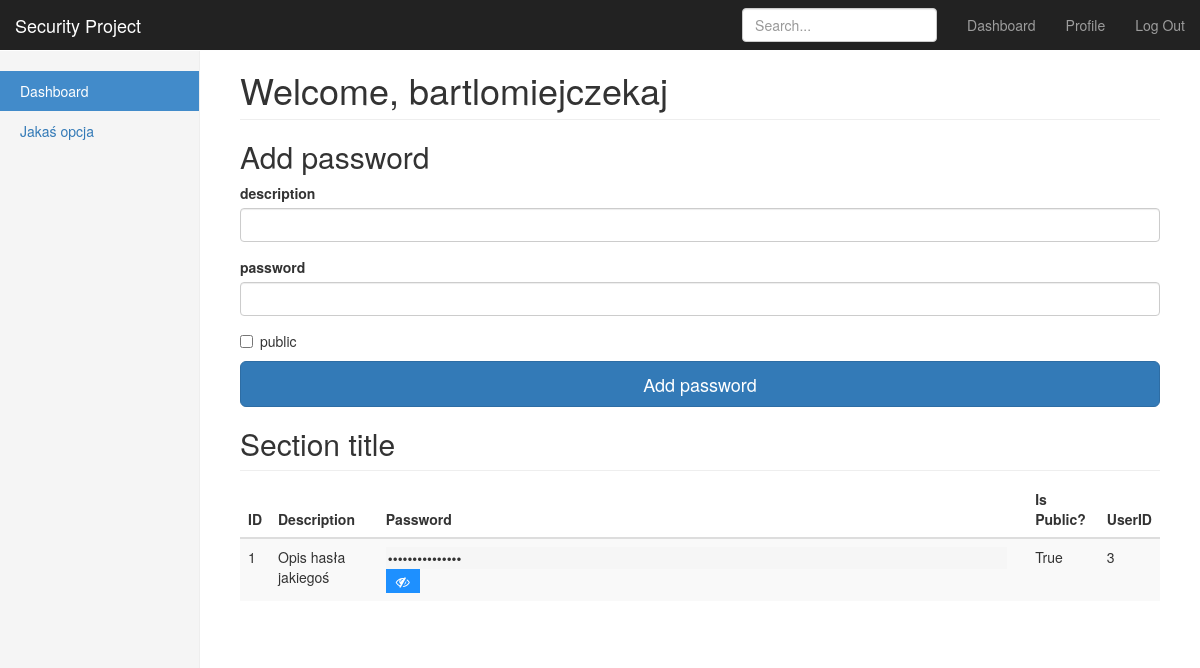
Page /dashboard (signed in) on the earlier database version.
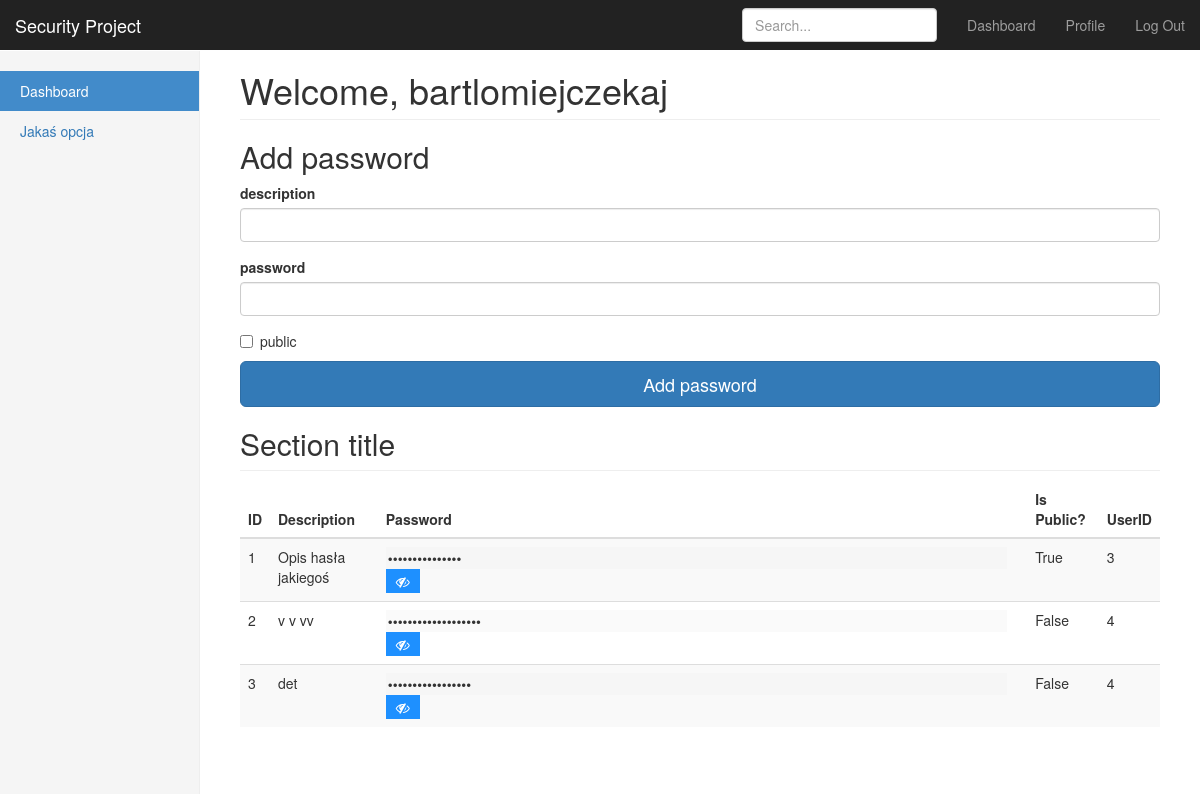
Same page on the later database version.
### app.py (models this page shows)
class User(UserMixin, db.Model):
    id = db.Column(db.Integer, primary_key=True)
    username = db.Column(db.String(max_username_length),
                         unique=True, nullable=False)
    email = db.Column(db.String(max_email_length), unique=True, nullable=False)
    password = db.Column(db.String(max_password_length), nullable=False)
    role = db.Column(db.String(20), default="user", nullable=False)
    login_errors = db.Column(db.Integer, default=0, nullable=False)
    failed_login_date = db.Column(db.DateTime, nullable=True)

class Password(db.Model):
    id = db.Column(db.Integer, primary_key=True)
    description = db.Column(db.String(max_description_length), nullable=False)
    password = db.Column(db.String(max_password_length), nullable=False)
    public = db.Column(db.Boolean, default=False, nullable=False)
    userid = db.Column(db.Integer, db.ForeignKey('user.id'), nullable=False)

### app.py (the view, shortened to what this page needs)
@app.route('/dashboard', methods=['GET', 'POST'])
@login_required
def dashboard():
    form = PasswordForm()
    password_array = db.session.query(Password).all()
    return render_template('dashboard.html', form=form, name=current_user.username, password_array=password_array)

### app.py
class PasswordForm(FlaskForm):
    description = StringField('description', validators=[
        InputRequired(), Length(min=3, max=100)])
    password = PasswordField('password', validators=[
                             InputRequired(), Length(min=min_password_length, max=max_password_length)])
    public = BooleanField('public')

### app.py (called while the page is built)
@login_manager.user_loader
def load_user(user_id):
    return User.query.get(int(user_id))

### templates/dashboard.html (shortened to what this page needs)
{% extends "bootstrap/base.html" %}
{% import "bootstrap/wtf.html" as wtf %}
{% block styles %}
{{super()}}
<link rel="stylesheet" href="{{url_for('.static', filename='dashboard.css')}}">
<link rel="stylesheet" href="https://cdnjs.cloudflare.com/ajax/libs/font-awesome/4.7.0/css/font-awesome.min.css">
{% endblock %}
{% block content %}
    <nav class="navbar navbar-inverse navbar-fixed-top">
      <div class="container-fluid">
        <div class="navbar-header">
          <a class="navbar-brand" href="/">Security Project</a>
        </div>
        <div id="navbar" class="navbar-collapse collapse">
          <ul class="nav navbar-nav navbar-right">
            <li><a href="\">Dashboard</a></li>
            <li><a href="\">Profile</a></li>
            <li><a href="{{ url_for('logout') }}">Log Out</a></li>
          </ul>
          <form class="navbar-form navbar-right">
            <input type="text" class="form-control" placeholder="Search...">
          </form>
        </div>
      </div>
    </nav>
    <div class="container-fluid">
      <div class="row">
        <div class="col-sm-3 col-md-2 sidebar">
          <ul class="nav nav-sidebar">
            <li class="active"><a href="#">Dashboard<span class="sr-only">(current)</span></a></li>
            <li><a href="#">Jakaś opcja</a></li>
          </ul>
        </div>
        <div class="col-sm-9 col-sm-offset-3 col-md-10 col-md-offset-2 main">
          <h1 class="page-header">Welcome, {{ name }}</h1>
            <form method="POST" action="/dashboard">
              <h2>Add password</h2>
              {{ wtf.form_field(form.description) }}
              {{ wtf.form_field(form.password) }}
              {{ wtf.form_field(form.public) }}
              <button class="btn btn-lg btn-primary btn-block" type="submit">Add password</button>
            </form>
          <h2 class="sub-header">Section title</h2>
          <div class="table-responsive">
            <table class="table table-striped">
              <thead>
                <tr>
                  <th>ID</th>
                  <th>Description</th>
                  <th>Password</th>
                  <th>Is Public?</th>
                  <th>UserID</th>
                </tr>
              </thead>
              <tbody>
                {% for item in password_array %}
                <tr>
                  <td>{{item.id}}</td>
                  <td>{{item.description}}</td>
                  <td>
                  <input type="password" style="border: 0;" value={{item.password}} size=80 disabled id={{item.id}}>
                  <button class="btn2" id={{item.id}} onClick="changeType()"><i class="fa fa-eye-slash" aria-hidden="true" id={{"-"+item.id|string}}></i></button>
                  </td>
                  <td>{{item.public}}</td>
                  <td>{{item.userid}}</td>
                </tr>
                {% endfor %}
              </tbody>
            </table>
          </div>
        </div>
      </div>
    </div>
{% endblock %}

### static/dashboard.css (style rules this page uses)
body { padding-top: 50px; }
.sub-header { padding-bottom: 10px; border-bottom: 1px solid #eee; }
.navbar-fixed-top { border: 0; }
.sidebar { display: none; }
@media (min-width: 768px) { .sidebar { position: fixed; top: 51px; bottom: 0; left: 0; z-index: 1000; display: block; padding: 20px; overflow-x: hidden; overflow-y: auto; background-color: #f5f5f5; border-right: 1px solid #eee; } }
.nav-sidebar { margin-right: -21px; margin-bottom: 20px; margin-left: -20px; }
.nav-sidebar > li > a { padding-right: 20px; padding-left: 20px; }
.nav-sidebar > .active > a, .nav-sidebar > .active > a:hover, .nav-sidebar > .active > a:focus { color: #fff; background-color: #428bca; }
.main { padding: 20px; }
@media (min-width: 768px) { .main { padding-right: 40px; padding-left: 40px; } }
.main .page-header { margin-top: 0; }
.btn2 { background-color: DodgerBlue; border: none; color: white; padding: 2px 10px; font-size: 14px; cursor: pointer; }

Differences in the rows shown:
added Password: id "2", description "v v vv", public "False", userid "4"
added Password: id "3", description "det", public "False", userid "4"
